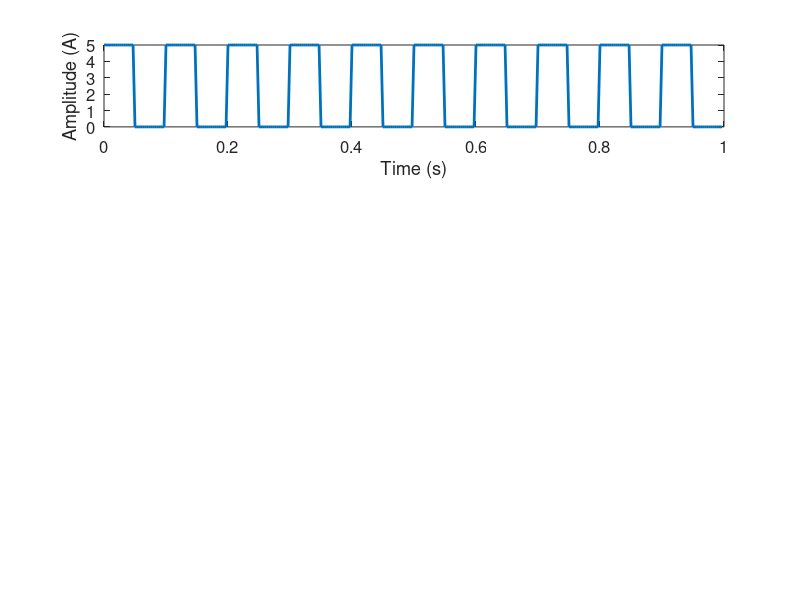

Source code (MATLAB): (Note: this script raises an error after producing the figure.)
clear;clc;clf;

N = 64;     % Sample number
K = 320;     % Sample frequency
f = [10, 20];      % Signal frequency
% n = linspace(0,N-1,N);
x = zeros(2,N);     % voltage of square wave
numCycles = zeros(1,2);

%% Square wave
for i = 1: numel(f)
    x(i,1: K/f(i)) = 1 * [ones(1, K/(2*f(i)))*5, zeros(1, K/(2*f(i)))];    %紀錄一次完整波動要花 K/f1 個取樣數
    numCycles(i) = N*f(i)/K ;     %取樣 N*f/K 次
    
    if(numCycles(i) > 1 )
        x(i,:) = repmat(x(i, 1: K/f(i)), [1, numCycles(i)]);
    elseif(numCycles(i) == 1 )
        x(i,:) = repmat(x(i, 1: K/f(i)), [1, numCycles(i)+1]);
    end
        
    subplot(4,1,(i));
    plot(1/K*(0:numel(x(i,:))*5-1),repmat(x(i,:), [1, 5]), "LineWidth", 2);
    xlabel("Time (s)");
    ylabel("Amplitude (A)");
    set(gca, "FontSize", 12);
    title("Signal Frequency "+ i + ":" + f(i) + " Hz");
        
    % x2 = 1 * [ones(1, K/(2*f2))*5, zeros(1, K/(2*f2))];    %紀錄一次完整波動要花 K/f2 個取樣數
    % numCycles2 = N*f2/K ;     %取樣 N*f/K 次
    % 
    % if(numCycles2 >1)
    %     x2 = repmat(x2, [1, numCycles2]);
    % end
    % 
    % subplot(4,1,2);
    % plot(1/K*(0:numel(x2)*5-1),repmat(x2, [1, 5]), "LineWidth", 2);
    % xlabel("Time (s)");
    % ylabel("Amplitude (A)");
    % set(gca, "FontSize", 12);
    % title("Signal Frequency 2: "+ f2 + " Hz");
end
%% square wave composition
sq = x(1,:) + x(2,:);
% sq = [zeros(1, N)];
% for i = 1: N
%     if x(1,i) || x(2,i) == 5
%         sq(i) = 5;
%     else
%         sq(i) = 0;
%     end
% end
subplot(4,1,3);
plot(1/K*(0:numel(sq)*5-1),repmat(sq, [1, 5]), "LineWidth", 2);
xlabel("Time (s)");
ylabel("Amplitude (A)");
set(gca, "FontSize", 12);
title("square wave composition");
%% Discrete Fourier Transform(DFT)
subplot(4,1,4);

fk = zeros(1,N/2);
voltage = zeros(1,N/2);
for k = 1:length(fk)
    bin = K/N*(k-1);        % Frequency of bin, Resoultion = K/N
    val = 0;
    for n = 1:N
        val = val + sq(n) * exp(-2i*pi*(k-1)/N*(n-1));
    end
    voltage(k) = val;
    if (k-1) == 0
        fk(k) = abs(val)/N;

    else
        fk(k) = 2*abs(val)/N;      % A = (pi/4)* (2* abs(val)/ N)
    end
    
    scatter(bin,fk(k),'MarkerEdgeColor','#0072BD', "LineWidth", 2);
    line([bin bin],[0 fk(k)], "LineWidth", 2);
    hold on;
end

xticks(0:10:K/2);
xlabel("Frequency (Hz)");
ylabel("Amplitude (A)");
title("Fourier transform");

% sgtitle(["Signal Frequency 1: "+ f1 + " Hz" ,"Signal Frequency 2: "+ f2 + " Hz" ,"K = "+ K + " Hz, N = "+ N + " Point, Resolution = " + K/N + " Hz"]);
set(gca, "FontSize", 12);